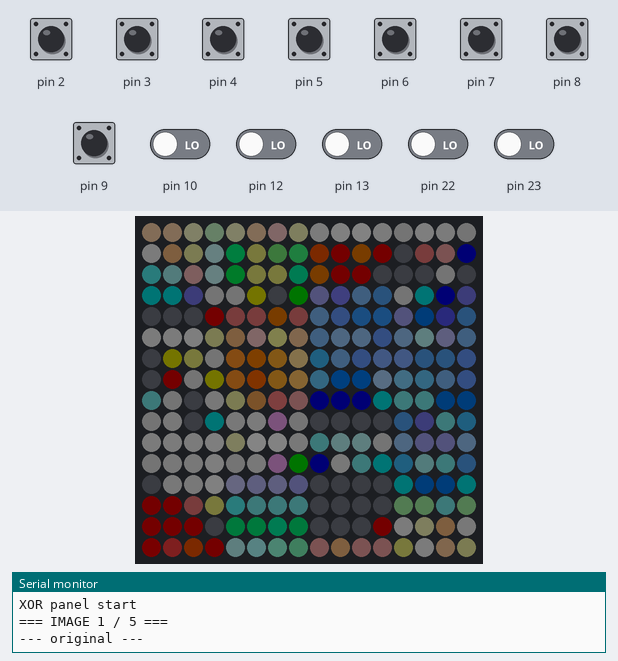
Bench run of a program on a simulated Arduino Nano, built with avr-gcc and run on an emulated ATmega328P. Parts: 16×16 RGB LED matrix (first LED top left, wired row by row), the last lines printed to the serial monitor. The test bench sets the inputs (shaded band); at power-on: pin 2–9 HIGH, pin 10, pin 12, pin 13, pin 22, pin 23 LOW. Dim RGB values are drawn brighter than linear.

Above: at 1.7 s.
1.8 s: pin 2 pulled LOW for 1 s
At 2.88 s:
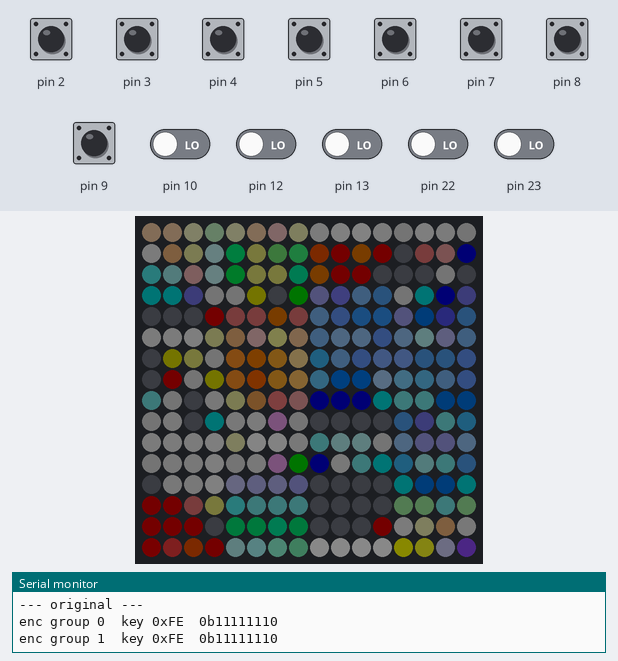
4.5 s: pin 3 pulled LOW for 0.35 s
At 4.86 s:
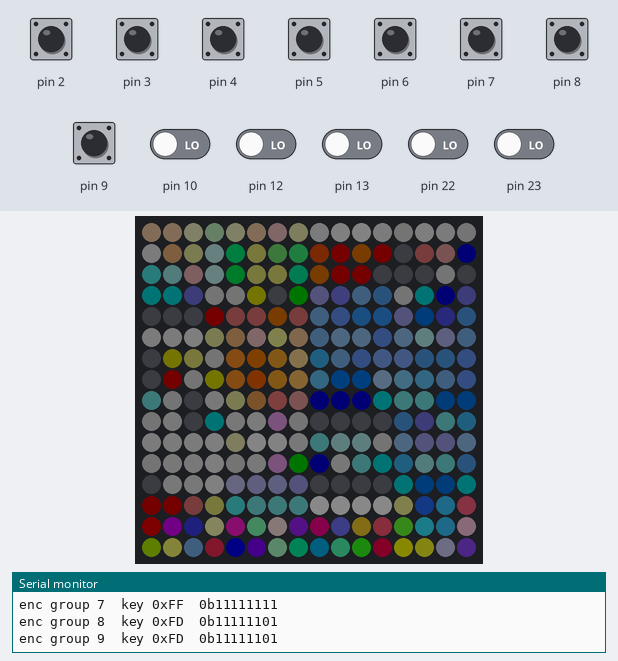
6.3 s: pin 4 pulled LOW for 0.35 s
At 6.84 s:
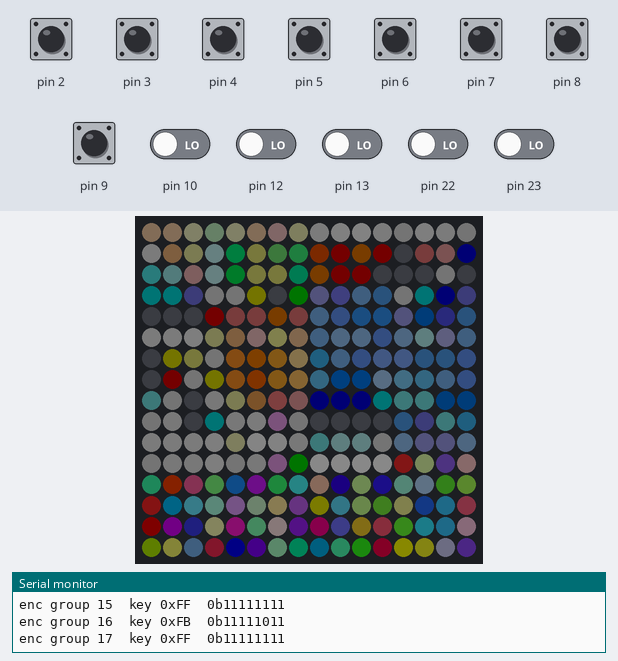
8.2 s: pin 5 pulled LOW for 0.35 s
At 8.58 s:
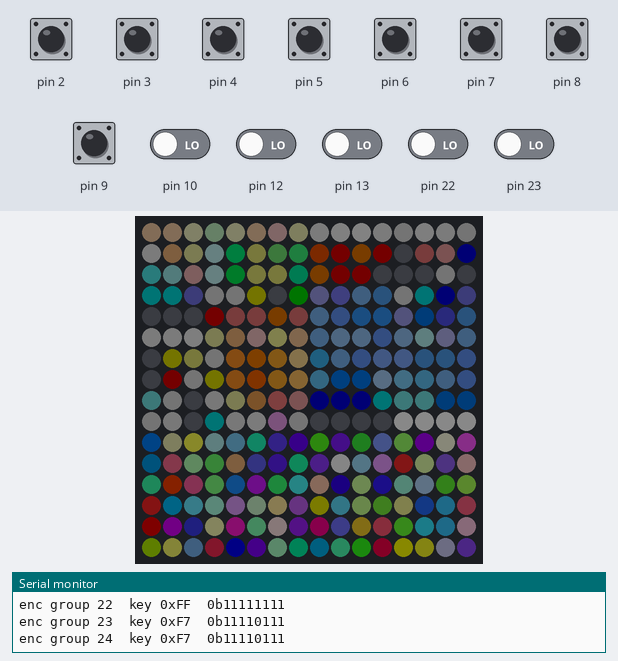
10.0 s: pin 6 pulled LOW for 0.35 s
At 10.55 s:
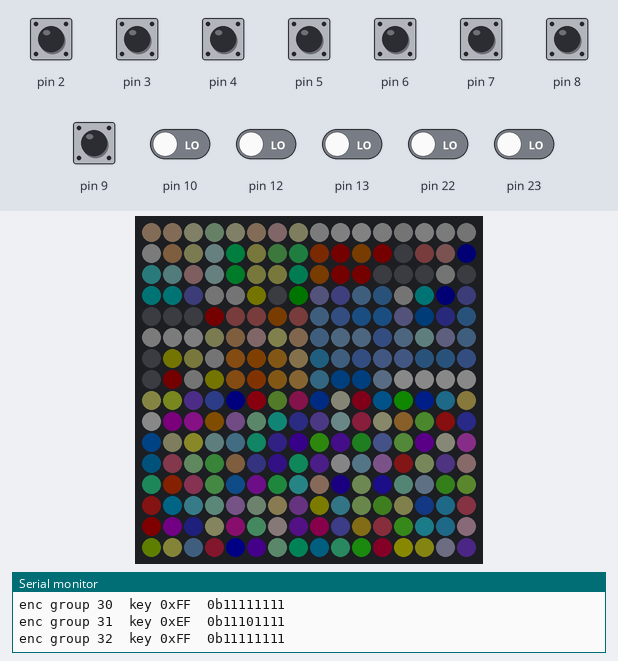
11.9 s: pin 7 pulled LOW for 0.35 s
At 16.48 s:
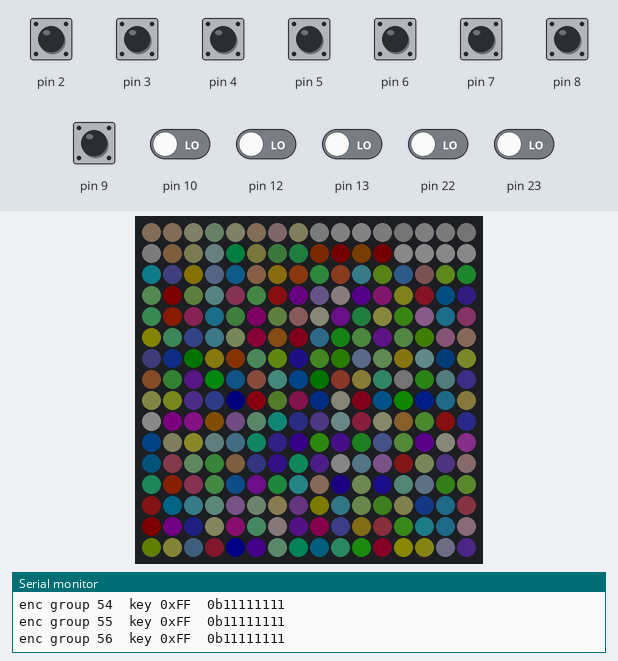

Measured:
- after the input at 1.8 s, the LEDs: first differ from a run without the input after 0.94 s (image 1 shows a later state)

The program:

main.cpp
```cpp
// XOR-шифрование картинки на светодиодной панели 16x16 (WS2812B), Arduino Nano
// Библиотека: FastLED
//
// Цикл работы:
//   1. Показывается оригинальная картинка.
//   2. Змейкой, группами по GROUP_SIZE пикселей, каждый байт цвета (R, G, B)
//      XOR-ится с 8-битным ключом, который читается с пинов D2..D9 перед каждым шагом.
//   3. Дойдя до конца, программа идёт обратно и расшифровывает теми же действиями
//      (XOR обратим: (a ^ k) ^ k = a). Ключ при этом снова читается с пинов —
//      если его поменять, картинка восстановится неправильно.
//   4. Результат сравнивается с оригиналом (видно в мониторе порта, 115200),
//      и цикл начинается заново.

#include <Arduino.h>
#include <FastLED.h>
#include <avr/pgmspace.h>

// ================== НАСТРОЙКИ ПАНЕЛИ ==================
#define DATA_PIN      11
#define WIDTH         16
#define HEIGHT        16
#define NUM_LEDS      (WIDTH * HEIGHT)
#define LED_TYPE      WS2812B
#define COLOR_ORDER   GRB
#define BRIGHTNESS    10
#define MAX_MILLIAMPS 4000
#define SERPENTINE    true
#define FLIP_X        true
#define FLIP_Y        true

// ================== НАСТРОЙКИ ШИФРОВАНИЯ ==================
#define GROUP_SIZE    4        // пикселей за один шаг (256 должно делиться нацело)
#define NUM_GROUPS    (NUM_LEDS / GROUP_SIZE)

// Режим шифрования:
//   0 — один и тот же ключ для всех байтов. Видно, что одинаковые цвета дают
//       одинаковый шифротекст — контуры картинки остаются различимы.
//   1 — "поток ключей": из ключа и номера пикселя делается своя маска
//       для каждого байта. Картинка превращается в шум, и даже смена
//       младшего бита ключа меняет в среднем половину битов каждого цвета —
//       соседние ключи дают совершенно разные картинки.
#define CIPHER_MODE   1

// Гашение пикселей по битам ключа (только на этапе шифрования).
// Пиксель с номером s по змейке соответствует биту (7 - s % 8) ключа:
// идя по змейке, 8 пикселей подряд "читают" ключ от старшего бита к младшему.
// Где бит = 0 — пиксель гаснет. Его зашифрованный цвет не теряется:
// при расшифровке он пересчитывается из оригинала и сохранённого ключа.
#define BLANK_PIXELS  false

#define KEY_INVERT    false     // true: пины с подтяжкой, замкнутый на GND переключатель = бит 1

#define SHOW_CURSOR   true     // подсвечивать обрабатываемую группу белым
#define CURSOR_TIME   60       // мс подсветки курсора
#define ANIM_FRAMES   6        // кадров плавного перехода старый цвет -> новый (0 — мгновенно)
#define ANIM_DELAY    15       // мс между кадрами перехода
#define STEP_DELAY    30       // пауза после каждого шага, мс
#define HOLD_TIME     2000     // пауза на оригинале / полностью зашифрованной картинке, мс
// ===========================================================

typedef struct {
  uint8_t r;
  uint8_t g;
  uint8_t b;
} Pixel;

// Массивы изображений находятся отдельно, в images.h.
#include "images.h"

CRGB leds[NUM_LEDS];
uint8_t usedKey[NUM_GROUPS];   // каким ключом шифровалась каждая группа (для проверки)

// ---------- Ключ с пинов D2..D9 ----------
// D2..D7 = PD2..PD7 -> биты 0..5, D8, D9 = PB0, PB1 -> биты 6, 7
uint8_t readKey() {
  uint8_t k = (uint8_t)((PIND >> 2) | (PINB << 6));
  return KEY_INVERT ? (uint8_t)~k : k;
}

// ---------- Координаты ----------
// (x, y) логические: x — слева направо, y — сверху вниз, как в массиве img[y][x]
uint16_t XY(uint8_t x, uint8_t y) {
  if (x >= WIDTH || y >= HEIGHT) return NUM_LEDS;
  if (FLIP_X) x = WIDTH - 1 - x;
  if (FLIP_Y) y = HEIGHT - 1 - y;
  if (SERPENTINE && (y & 1)) return y * WIDTH + (WIDTH - 1 - x);
  return y * WIDTH + x;
}

// Номер шага змейки s (0..255) -> логические (x, y):
// строка 0 слева направо, строка 1 справа налево и т.д.
void snakeXY(uint8_t s, uint8_t &x, uint8_t &y) {
  y = s / WIDTH;
  x = (y & 1) ? (WIDTH - 1 - s % WIDTH) : (s % WIDTH);
}

// Номер изображения, которое сейчас обрабатывается (0..4).
uint8_t currentImage = 0;

// Чтение выбранного изображения из PROGMEM.
// Используем switch, чтобы не хранить таблицу указателей во Flash/SRAM.
Pixel readImg(uint8_t x, uint8_t y) {
  Pixel p = {0, 0, 0};

  switch (currentImage) {
    case 0: memcpy_P(&p, &img1[y][x], sizeof(Pixel)); break;
    case 1: memcpy_P(&p, &img2[y][x], sizeof(Pixel)); break;
    case 2: memcpy_P(&p, &img3[y][x], sizeof(Pixel)); break;
    case 3: memcpy_P(&p, &img4[y][x], sizeof(Pixel)); break;
    case 4: memcpy_P(&p, &img5[y][x], sizeof(Pixel)); break;
    default: break;
  }

  return p;
}

void loadImage() {
  for (uint8_t y = 0; y < HEIGHT; y++)
    for (uint8_t x = 0; x < WIDTH; x++) {
      Pixel p = readImg(x, y);
      leds[XY(x, y)] = CRGB(p.r, p.g, p.b);
    }
}

// ---------- Маска для конкретного байта ----------
// s — номер пикселя по змейке, c — канал (0=R, 1=G, 2=B)
uint8_t keyMask(uint8_t key, uint8_t s, uint8_t c) {
#if CIPHER_MODE == 0
  (void)s; (void)c;
  return key;
#else
  // Перемешивание: умножение на нечётное число и сдвиг вправо обратимы,
  // поэтому разные ключи всегда дают разные маски, а каждый бит ключа
  // влияет на все биты результата.
  uint8_t x = key ^ (uint8_t)(s * 37) ^ (uint8_t)(c * 101) ^ 0x5A;
  x ^= x >> 4;  x *= 0x6B;
  x ^= x >> 4;  x *= 0x35;
  x ^= x >> 4;  x *= 0xA7;
  x ^= x >> 3;
  return x;
#endif
}

// Бит ключа, отвечающий за пиксель s (MSB первым)
bool keyBit(uint8_t key, uint8_t s) {
  return (key >> (7 - (s & 7))) & 1;
}

// c XOR маска ключа (для всех трёх каналов)
CRGB xorColor(CRGB c, uint8_t key, uint8_t s) {
  return CRGB(c.r ^ keyMask(key, s, 0),
              c.g ^ keyMask(key, s, 1),
              c.b ^ keyMask(key, s, 2));
}

// Зашифрованный цвет пикселя: оригинал из флеша XOR ключ.
// Нужен, т.к. погашенный пиксель на панели черный, а настоящее значение надо помнить.
CRGB encryptedColor(uint8_t s, uint8_t key) {
  uint8_t x, y;
  snakeXY(s, x, y);
  Pixel p = readImg(x, y);
  return xorColor(CRGB(p.r, p.g, p.b), key, s);
}

void animateGroup(const uint16_t *idx, const CRGB *to);

// ---------- Шаг шифрования ----------
void encryptGroup(uint8_t g, uint8_t key) {
  uint16_t idx[GROUP_SIZE];
  CRGB to[GROUP_SIZE];
  for (uint8_t i = 0; i < GROUP_SIZE; i++) {
    uint8_t s = g * GROUP_SIZE + i, x, y;
    snakeXY(s, x, y);
    idx[i] = XY(x, y);
    to[i]  = encryptedColor(s, key);
    if (BLANK_PIXELS && !keyBit(key, s)) to[i] = CRGB::Black;   // гасим
  }
  animateGroup(idx, to);
}

// ---------- Шаг расшифровки ----------
// Берём настоящий шифротекст (оригинал XOR ключ шифрования) и XOR-им текущим ключом.
// Если ключ тот же — получится оригинал, если другой — искажённые цвета.
void decryptGroup(uint8_t g, uint8_t key) {
  uint16_t idx[GROUP_SIZE];
  CRGB to[GROUP_SIZE];
  for (uint8_t i = 0; i < GROUP_SIZE; i++) {
    uint8_t s = g * GROUP_SIZE + i, x, y;
    snakeXY(s, x, y);
    idx[i] = XY(x, y);
    to[i]  = xorColor(encryptedColor(s, usedKey[g]), key, s);
  }
  animateGroup(idx, to);
}

// ---------- Анимация группы: курсор + плавный переход ----------
void animateGroup(const uint16_t *idx, const CRGB *to) {
  CRGB from[GROUP_SIZE];
  for (uint8_t i = 0; i < GROUP_SIZE; i++) from[i] = leds[idx[i]];

#if SHOW_CURSOR
  for (uint8_t i = 0; i < GROUP_SIZE; i++) leds[idx[i]] = CRGB::White;
  FastLED.show();
  delay(CURSOR_TIME);
#endif

  for (uint8_t f = 1; f < ANIM_FRAMES; f++) {
    uint8_t amount = (uint16_t)f * 255 / ANIM_FRAMES;
    for (uint8_t i = 0; i < GROUP_SIZE; i++) leds[idx[i]] = blend(from[i], to[i], amount);
    FastLED.show();
    delay(ANIM_DELAY);
  }

  // Точное значение обязательно: от него зависит последующая расшифровка
  for (uint8_t i = 0; i < GROUP_SIZE; i++) leds[idx[i]] = to[i];
  FastLED.show();
  delay(STEP_DELAY);
}

// Сколько пикселей не совпало с оригиналом
uint16_t countMismatch() {
  uint16_t bad = 0;
  for (uint8_t y = 0; y < HEIGHT; y++)
    for (uint8_t x = 0; x < WIDTH; x++) {
      Pixel p = readImg(x, y);
      CRGB c = leds[XY(x, y)];
      if (c.r != p.r || c.g != p.g || c.b != p.b) bad++;
    }
  return bad;
}

void printKey(const __FlashStringHelper *what, uint8_t g, uint8_t key) {
  Serial.print(what);
  Serial.print(F(" group "));
  Serial.print(g);
  Serial.print(F("  key 0x"));
  if (key < 0x10) Serial.print('0');
  Serial.print(key, HEX);
  Serial.print(F("  0b"));
  for (int8_t b = 7; b >= 0; b--) Serial.print((key >> b) & 1);
  Serial.println();
}

void setup() {
  delay(500);
  // D2..D9 — входы ключа с подтяжкой к +5В
  for (uint8_t pin = 2; pin <= 9; pin++) pinMode(pin, INPUT_PULLUP);

  FastLED.addLeds<LED_TYPE, DATA_PIN, COLOR_ORDER>(leds, NUM_LEDS);
  FastLED.setMaxPowerInVoltsAndMilliamps(5, MAX_MILLIAMPS);
  FastLED.setBrightness(BRIGHTNESS);
  FastLED.setDither(DISABLE_DITHER);
  FastLED.clear(true);

  Serial.begin(115200);
  Serial.println(F("XOR panel start"));
}

void loop() {
  // Выбираем одно из пяти изображений. После полного цикла loop()
  // currentImage увеличивается, поэтому изображения показываются по очереди.
  Serial.print(F("\n=== IMAGE "));
  Serial.print(currentImage + 1);
  Serial.println(F(" / 5 ==="));

  // 1. Оригинал
  loadImage();
  FastLED.show();
  Serial.println(F("--- original ---"));
  delay(HOLD_TIME);

  // 2. Шифрование змейкой вперёд
  for (uint8_t g = 0; g < NUM_GROUPS; g++) {
    uint8_t key = readKey();
    usedKey[g] = key;
    printKey(F("enc"), g, key);
    encryptGroup(g, key);
  }
  Serial.println(F("--- encrypted ---"));
  delay(HOLD_TIME);

  // 3. Расшифровка в обратном порядке
  uint8_t wrongKeys = 0;
  for (int16_t g = NUM_GROUPS - 1; g >= 0; g--) {
    uint8_t key = readKey();
    if (key != usedKey[g]) wrongKeys++;
    printKey(F("dec"), g, key);
    decryptGroup(g, key);
  }

  // 4. Проверка
  uint16_t bad = countMismatch();
  Serial.print(F("--- decrypted: "));
  if (bad == 0) {
    Serial.println(F("OK, image restored ---"));
  } else {
    Serial.print(bad);
    Serial.print(F(" pixels differ, wrong key in "));
    Serial.print(wrongKeys);
    Serial.println(F(" groups ---"));
  }
  delay(HOLD_TIME);

  // Следующий проход loop() будет работать со следующим изображением.
  currentImage++;
  if (currentImage >= 5) currentImage = 0;
}
```

test.cpp
```cpp
// #include <Arduino.h>

// // Управление адресной светодиодной панелью 16x16 (WS2812B) на Arduino Nano
// // Библиотека: FastLED (Менеджер библиотек -> "FastLED" -> Установить)

// #include "FastLED.h"

// // ================== НАСТРОЙКИ ==================
// #define DATA_PIN      11        // пин Nano, к которому подключён DIN панели
// #define WIDTH         16
// #define HEIGHT        16
// #define NUM_LEDS      (WIDTH * HEIGHT)
// #define LED_TYPE      WS2812B
// #define COLOR_ORDER   GRB      // если цвета перепутаны — попробуйте RGB или BRG

// #define BRIGHTNESS    10       // 0..255. Начинайте с малого!
// #define MAX_MILLIAMPS 4000     // ограничение тока под ваш блок питания (мА)

// #define SERPENTINE    true     // true — "змейка" (чётные строки слева направо, нечётные справа налево)
// #define FLIP_X        true    // зеркалить по горизонтали
// #define FLIP_Y        true    // зеркалить по вертикали

// #define EFFECT_TIME   10000    // сколько мс показывать каждый эффект
// #define TEST_MODE     false    // true — только тест разводки (бегущая точка)
// // ===============================================

// CRGB leds[NUM_LEDS];

// // Перевод координат (x, y) в номер светодиода в ленте
// uint16_t XY(uint8_t x, uint8_t y) {
//   if (x >= WIDTH || y >= HEIGHT) return NUM_LEDS;  // защита от выхода за границы
//   if (FLIP_X) x = WIDTH - 1 - x;
//   if (FLIP_Y) y = HEIGHT - 1 - y;
//   if (SERPENTINE && (y & 1)) {
//     return y * WIDTH + (WIDTH - 1 - x);
//   }
//   return y * WIDTH + x;
// }

// void setPixel(uint8_t x, uint8_t y, CRGB color) {
//   uint16_t i = XY(x, y);
//   if (i < NUM_LEDS) leds[i] = color;
// }

// // ---------- Тест разводки ----------
// // Точка должна идти по строкам слева направо, сверху вниз.
// // Если идёт иначе — меняйте SERPENTINE / FLIP_X / FLIP_Y.
// void testMapping() {
//   static uint16_t pos = 0;
//   FastLED.clear();
//   uint8_t x = pos % WIDTH;
//   uint8_t y = pos / WIDTH;
//   setPixel(0, 0, CRGB::Red);          // угол (0,0) всегда красный
//   setPixel(x, y, CRGB::White);
//   FastLED.show();
//   pos = (pos + 1) % NUM_LEDS;
//   delay(60);
// }

// // ---------- Эффект 1: диагональная радуга ----------
// void effectRainbow() {
//   static uint8_t hue = 0;
//   for (uint8_t y = 0; y < HEIGHT; y++)
//     for (uint8_t x = 0; x < WIDTH; x++)
//       setPixel(x, y, CHSV(hue + (x + y) * 8, 255, 255));
//   hue += 2;
// }

// // ---------- Эффект 2: плазма ----------
// void effectPlasma() {
//   static uint16_t t = 0;
//   for (uint8_t y = 0; y < HEIGHT; y++) {
//     for (uint8_t x = 0; x < WIDTH; x++) {
//       uint8_t v = sin8(x * 16 + t) + cos8(y * 16 + t / 2) + sin8((x + y) * 8 + t / 3);
//       setPixel(x, y, ColorFromPalette(PartyColors_p, v));
//     }
//   }
//   t += 3;
// }

// // ---------- Эффект 3: "Матрица" (падающие зелёные символы) ----------
// void effectMatrix() {
//   // сдвигаем всё на строку вниз
//   for (int8_t y = HEIGHT - 1; y > 0; y--)
//     for (uint8_t x = 0; x < WIDTH; x++)
//       leds[XY(x, y)] = leds[XY(x, y - 1)];
//   // верхняя строка: затухание + новые капли
//   for (uint8_t x = 0; x < WIDTH; x++) {
//     leds[XY(x, 0)].nscale8(160);
//     if (random8() < 20) leds[XY(x, 0)] = CRGB(0, 255, 40);
//   }
//   delay(40);
// }

// // ---------- Эффект 4: огонь ----------
// void effectFire() {
//   static uint8_t heat[WIDTH][HEIGHT];
//   for (uint8_t x = 0; x < WIDTH; x++) {
//     // остывание
//     for (uint8_t y = 0; y < HEIGHT; y++)
//       heat[x][y] = qsub8(heat[x][y], random8(0, 30));
//     // жар поднимается вверх (низ панели — y = HEIGHT-1)
//     for (uint8_t y = 0; y < HEIGHT - 2; y++)
//       heat[x][y] = (heat[x][y + 1] + heat[x][y + 2] + heat[x][y + 2]) / 3;
//     // новые искры снизу
//     if (random8() < 160)
//       heat[x][HEIGHT - 1] = qadd8(heat[x][HEIGHT - 1], random8(160, 255));
//     for (uint8_t y = 0; y < HEIGHT; y++)
//       setPixel(x, y, HeatColor(heat[x][y]));
//   }
//   delay(20);
// }

// // ---------- Эффект 5: конфетти ----------
// void effectConfetti() {
//   fadeToBlackBy(leds, NUM_LEDS, 15);
//   setPixel(random8(WIDTH), random8(HEIGHT), CHSV(random8(), 200, 255));
//   delay(15);
// }

// typedef void (*Effect)();
// Effect effects[] = { effectRainbow, effectPlasma, effectMatrix, effectFire, effectConfetti };
// const uint8_t EFFECT_COUNT = sizeof(effects) / sizeof(effects[0]);

// void setup() {
//   delay(500);  // даём питанию стабилизироваться
//   FastLED.addLeds<LED_TYPE, DATA_PIN, COLOR_ORDER>(leds, NUM_LEDS);
//   FastLED.setMaxPowerInVoltsAndMilliamps(5, MAX_MILLIAMPS);
//   FastLED.setBrightness(BRIGHTNESS);
//   FastLED.clear(true);
//   random16_add_entropy(analogRead(A0));
// }

// void loop() {
//   if (TEST_MODE) {
//     testMapping();
//     return;
//   }

//   static uint8_t current = 0;
//   static uint32_t lastSwitch = 0;

//   if (millis() - lastSwitch > EFFECT_TIME) {
//     lastSwitch = millis();
//     current = (current + 1) % EFFECT_COUNT;
//     FastLED.clear();
//   }

//   effects[current]();
//   FastLED.show();
// }
```

Source omitted: images.h (data table, 21083 bytes)
